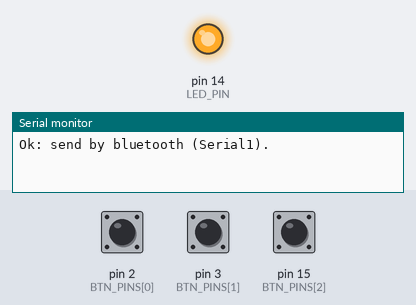
The sketch below on a simulated Arduino Leonardo, built with avr-gcc and run on an emulated ATmega32U4. Shown: output pins drawn as LEDs (lit = HIGH), the last lines printed to the serial monitor. The inputs (shaded band) are chosen by the test bench; at power-on: pin 2 (BTN_PINS[0]) HIGH, pin 3 (BTN_PINS[1]) HIGH, pin 15 (BTN_PINS[2]) HIGH.

Above: at 2.1 s.
2.2 s: pin 2 (BTN_PINS[0]) pulled LOW for 0.15 s
At 3.4 s:
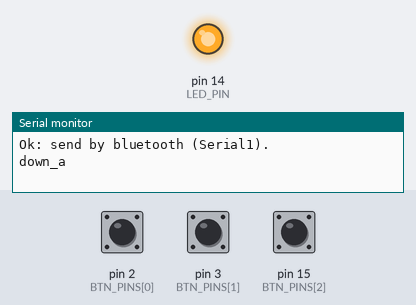
3.8 s: pin 3 (BTN_PINS[1]) pulled LOW for 0.15 s
At 4.8 s:
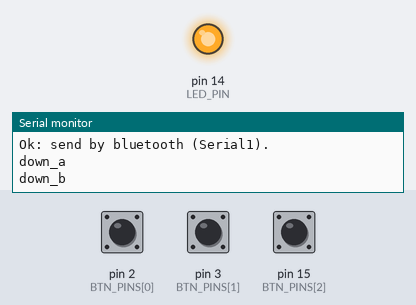
5.4 s: pin 15 (BTN_PINS[2]) pulled LOW for 0.15 s
At 6.0 s:
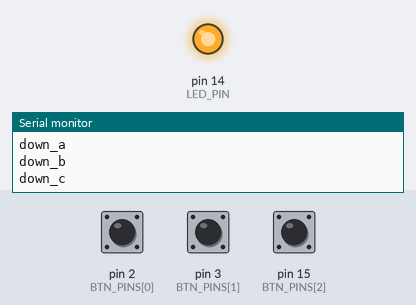
Timing chart, 0 to 8.4 s (numbered marks = the images above; inputs shaded):
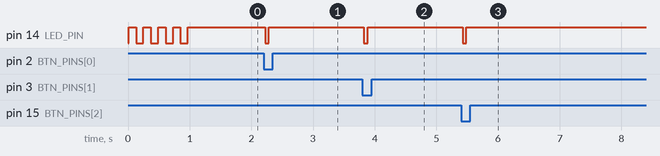

The sketch:

playbox.ino
```cpp
/*
  File        : playbox.ino
  Author      : Camilo Barreto
  GitHub      : camilojr
  Version     : 1.0.0
  Target HW   : Arduino Pro Micro (ATmega32U4)

  Description : Main sketch for the PlayBox project.
                Controls playback via push buttons, indicates status with an LED,
                and communicates over Bluetooth using an HC-05/HC-06 via Serial1.


  Pin Connections & Functionality

  Push Buttons (use INPUT_PULLUP; active LOW):
    - PIN  2 : Play/Stop button
    - PIN  3 : Restart button
    - PIN 15 : Pause button

  LED:
    - PIN 14 : System running (ON while system is active)
               Blinks briefly whenever any button is pressed

  Serial Communication with HC-05/HC-06 (Bluetooth):
    - Interface : Serial1  (Hardware UART on Pro Micro)
    - Wiring    :
        Arduino TX  (Serial1 TX)  -->  HC-05 RX
        Arduino RX  (Serial1 RX)  <--  HC-05 TX

    Note: On Arduino Pro Micro, Serial1 pins are:
          TX = TXO (D1), RX = RXI (D0).
          Cross TX->RX and RX<-TX between Arduino and the HC-05/06.

  Notes:
    - Verify "Arduino Pro Micro" board selection and correct COM port.
    - If buttons use INPUT_PULLUP, wire each button to GND on press.
    - Use a suitable series resistor if using an external LED.
*/


const uint8_t BTN_COUNT = 3;
const uint8_t BTN_PINS[BTN_COUNT]   = {2, 3, 15};
const char*   BTN_LABELS[BTN_COUNT] = {"down_a", "down_b", "down_c"};

const uint8_t ACTIVE_LEVEL = LOW;
const unsigned long DEBOUNCE_MS = 25;

const uint8_t LED_PIN = 14;
const unsigned long PRESS_BLINK_MS = 60;
unsigned long ledBlinkUntil = 0;

uint8_t lastReading[BTN_COUNT];
uint8_t debouncedState[BTN_COUNT];
unsigned long lastChangeMs[BTN_COUNT];

void sendEvent(const char* msg) {
  Serial1.println(msg);
  Serial.println(msg);  //echo
}

void setup() {
  Serial.begin(115200);

  unsigned long t0 = millis();   // timeout
  while (!Serial && (millis() - t0 < 1500)) { }

  // Linvor/HC-05 default bound: 9600
  Serial1.begin(9600);

  pinMode(LED_PIN, OUTPUT);
  for (int i = 0; i < 4; i++) {
    digitalWrite(LED_PIN, HIGH);
    delay(120);
    digitalWrite(LED_PIN, LOW);
    delay(120);
  }
  digitalWrite(LED_PIN, HIGH);


  for (uint8_t i = 0; i < BTN_COUNT; i++) {
    pinMode(BTN_PINS[i], INPUT_PULLUP);
    uint8_t r = digitalRead(BTN_PINS[i]);
    lastReading[i]    = r;
    debouncedState[i] = r;
    lastChangeMs[i]   = millis();
  }

  Serial.println("Ok: send by bluetooth (Serial1).");
}

void loop() {
  unsigned long now = millis();

  if (ledBlinkUntil && (long)(now - ledBlinkUntil) >= 0) {
    digitalWrite(LED_PIN, HIGH);
    ledBlinkUntil = 0;
  }

  for (uint8_t i = 0; i < BTN_COUNT; i++) {
    uint8_t r = digitalRead(BTN_PINS[i]);

    if (r != lastReading[i]) {
      lastReading[i]  = r;
      lastChangeMs[i] = now;
    }

    if ((now - lastChangeMs[i]) > DEBOUNCE_MS && debouncedState[i] != r) {
      debouncedState[i] = r;

      if (debouncedState[i] == ACTIVE_LEVEL) {
        sendEvent(BTN_LABELS[i]); // down_a/b/c

        digitalWrite(LED_PIN, LOW);
        ledBlinkUntil = now + PRESS_BLINK_MS;
      }
    }
  }
}
```

Measured:
- after the input at 2.2 s, pin 14 (LED_PIN): HIGH → LOW at once, → HIGH 0.06 s later
- after the input at 3.8 s, pin 14 (LED_PIN): HIGH → LOW at once, → HIGH 0.06 s later
- after the input at 5.4 s, pin 14 (LED_PIN): HIGH → LOW at once, → HIGH 0.06 s later
